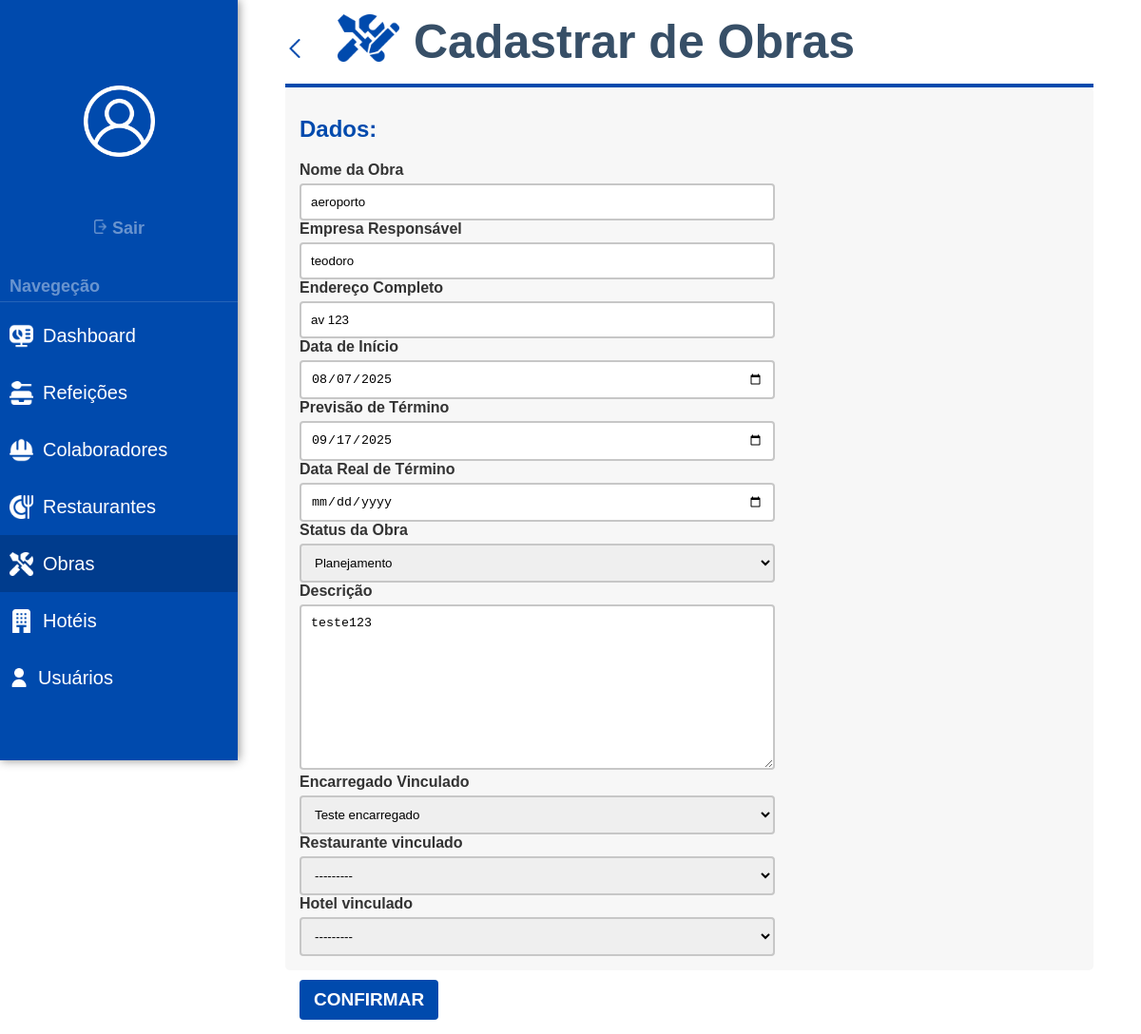
The app's page /editar-obra/13/ (signed in), older data.
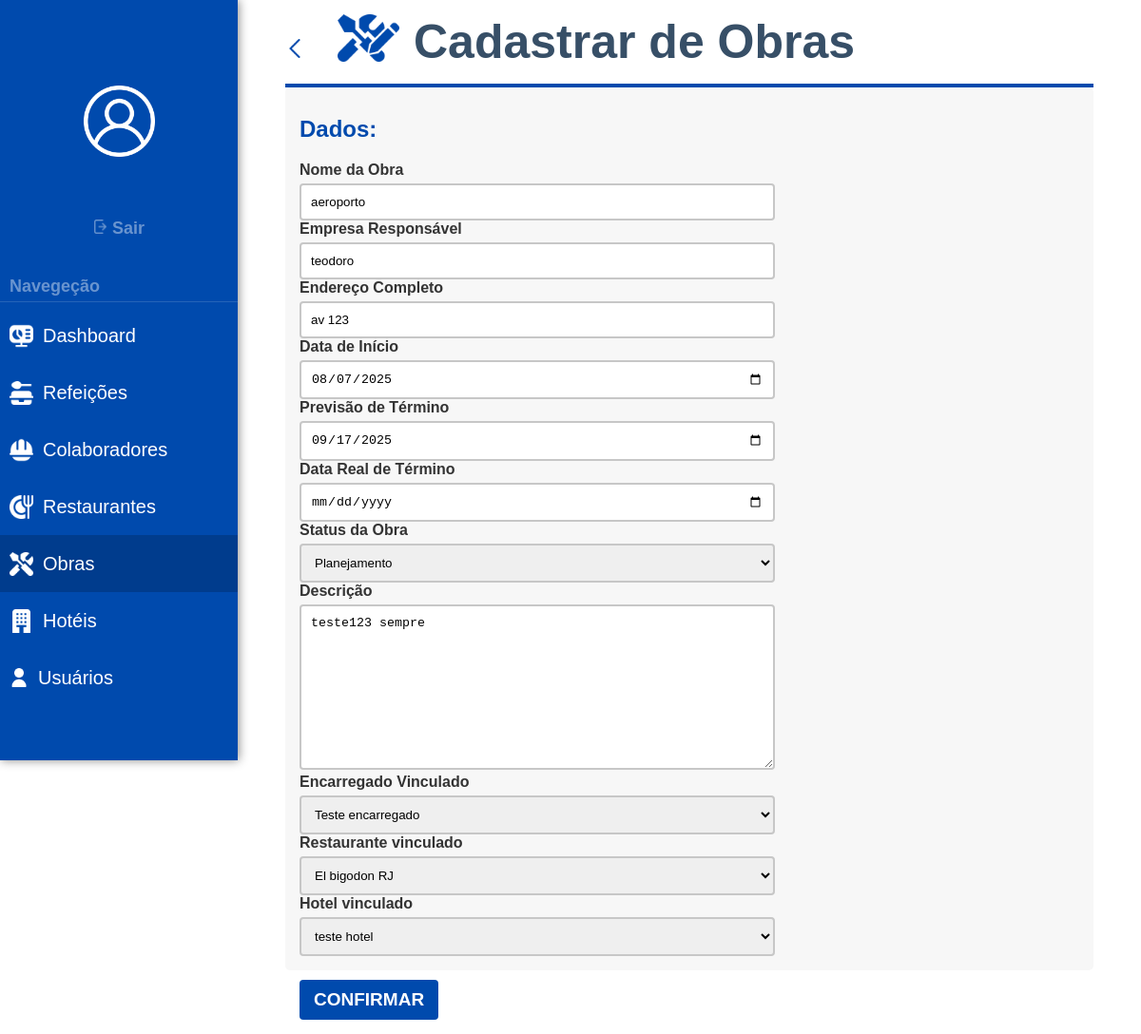
The same page, newer data.
### Sistema/models.py (models this page shows, shortened)
class Obra(models.Model):
    STATUS_CHOICES = [
        ('PLANEJAMENTO', 'Planejamento'),
        ('ANDAMENTO', 'Em Andamento'),
        ('PARADA', 'Parada'),
        ('CONCLUIDA', 'Concluída'),
        ('CANCELADA', 'Cancelada'),
    ]
    nome = models.CharField(
        max_length=100,
        verbose_name="Nome da Obra"
    )
    empresa = models.CharField(
        max_length=100,
        verbose_name="Empresa Responsável"
    )
    endereco = models.TextField(
        verbose_name="Endereço Completo"
    )
    data_inicio = models.DateField(
        verbose_name="Data de Início"
    )
    data_prevista_termino = models.DateField(
        verbose_name="Previsão de Término",
        blank=True,
        null=True
    )
    data_real_termino = models.DateField(
        verbose_name="Data Real de Término",
        blank=True,
        null=True
    )
    status = models.CharField(
        max_length=12,
        choices=STATUS_CHOICES,
        default='PLANEJAMENTO',
        verbose_name="Status da Obra"
    )
    descricao = models.TextField(
        verbose_name="Descrição",
        blank=True
    )
    encarregado_responsavel = models.ForeignKey(
        User,
        on_delete=models.CASCADE,
        verbose_name="Encarregado Vinculado",
        null=True,
        blank=True,
        related_name='obras'
    )
    restaurante_vinculado = models.ForeignKey(
        'Restaurante',
        on_delete=models.CASCADE,
        verbose_name="Restaurante vinculado",
        null=True,
        blank=True,
    )
    hotel_vinculado = models.ForeignKey(
        'Hotel',
        on_delete=models.CASCADE,
        verbose_name="Hotel vinculado",
        null=True,
        blank=True,
    )
    class Meta:
        verbose_name = "Obra"
        verbose_name_plural = "Obras"
        ordering = ['-data_inicio']
        permissions = [
            ('view_obra_report', 'Pode visualizar relatórios de obra'),
        ]

### Sistema/views.py (the view)
# urls.py: path('editar-obra/<int:id>/', views.editar_obra, name='editar-obra'),
@login_required
def editar_obra(request, id):
    obra = get_object_or_404(Obra, id=id)
    if request.method == 'POST':
        form = CadastroObraForm(request.POST, instance=obra)
        if form.is_valid():
            form.save()
            return redirect('listar-obras')
    else:
        form = CadastroObraForm(instance=obra)
    return render(request, 'editar-obra.html', {'form': form})

### Sistema/models.py (called while the page is built)
    def __str__(self):
        return self.nome

    def __str__(self):
        return self.nome

### Sistema/templates/editar-obra.html (shortened to what this page needs)
{% load static %}
<!DOCTYPE html>
<html lang="pt-br">
<head>
  <link rel="stylesheet" href="{% static 'css/style.css' %}">
</head>
<body>
<div class="sidebar">
     <div class="logout-container">
    <img src="{% static 'images/white version/user.png' %}" alt="error" height="75px" width="75px" style="display: flex; margin:auto; margin-bottom: 55px; margin-top: 90px;">
      <form method="POST" action="{% url 'logout' %}">
        <button type="submit" class="sair-btn">
          <img src="{% static 'images/logout.png' %}" alt="error" height="15px" width="15px">
          Sair
        </button>
      </form>
    </div>
    <label>Navegeção</label>
    <hr>
    <a href="{% url 'relatorio' %}">
      <img src="{% static 'images/white version/dash.png' %}" alt="error" height="25px" width="25px" style="margin-right: 10px;margin-left: 10px;">
      Dashboard
    </a>
     <a href="{% url 'listar_registros' %}">
      <img src="{% static 'images/white version/alim.png' %}" alt="error" height="25px" width="25px" style="margin-right: 10px;margin-left: 10px;">
      Refeições
    </a>
    <a href="{% url 'listar-colaboradores' %}">
      <img src="{% static 'images/white version/func.png' %}" alt="error" height="25px" width="25px" style="margin-right: 10px;margin-left: 10px;">
      Colaboradores
    </a>
    <a href="{% url 'listar-restaurantes' %}">
      <img src="{% static 'images/white version/rest.png' %}" alt="error" height="25px" width="25px" style="margin-right: 10px;margin-left: 10px;">
      Restaurantes
    </a>
    <a href="{% url 'listar-obras' %}" class="active">
      <img src="{% static 'images/white version/obra.png' %}" alt="error" height="25px" width="25px" style="margin-right: 10px;margin-left: 10px;">
      Obras
    </a>
    <a href="{% url 'listar-hoteis' %}">
      <img src="{% static 'images/white version/hotel.png' %}" alt="error" height="25px" width="25px" style="margin-right: 10px;margin-left: 10px;">
      Hotéis
    </a>
    <a href="{% url 'cadastrar_usuario' %}">
      <img src="{% static 'images/white version/usuario.png' %}" alt="error" height="20px" width="20px" style="margin-right: 10px;margin-left: 10px;">
      Usuários
    </a>
  </div>
<div class="corpo">
    <h>
      <a href="{% url 'listar-obras' %}">
            <img src="{% static 'images/blue version/back.png' %}"alt="Logo" height="20" width="20" style="margin-right: 35px;">
        </a>
      <img src="{% static 'images/blue version/sketching-edit.png' %}" alt="Logo" height="50" width="65"
             style="margin-right: 15px;">
      Cadastrar de Obras</h>
      <form method="POST" action="{% url 'editar-obra' form.instance.id %}">
      <div class="form-section">
        <h2>Dados:</h2>
      {% for field in form %}
          <label class="form-label" for="{{ field.id_for_label }}">{{ field.label }}</label>
          {{ field }}
      {% endfor %}
      </div>
        <button type="submit">CONFIRMAR</button>
      </div>
</body>
</html>

Row changes from the older to the newer data that the page shows:
changed Obra "aeroporto": descricao "teste123" → "teste123 sempre"; restaurante_vinculado "---------" → "El bigodon RJ"; hotel_vinculado "---------" → "teste hotel"
